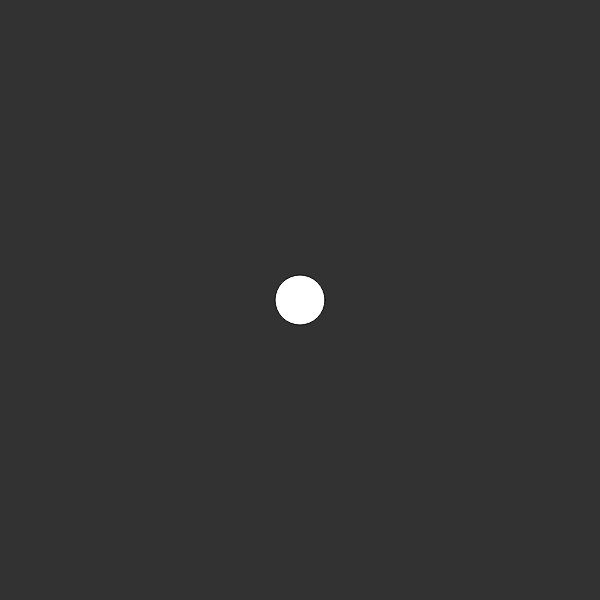
Frame 1 (no input)
Frame 60 (no input): identical to frame 1, image omitted
Frame 120 (the mouse pressed at the canvas centre since frame 60): identical to frame 1, image omitted

The p5.js sketch that drew this single still picture (run headless with seeded random() and noise() and a simulated clock; from frame 60 on, the mouse is pressed at the canvas centre):

// p5.js sketch
// ── sketch.js
function setup() {
    // Creamos un lienzo (canvas) de 600 píxeles de ancho por 600 de alto
    createCanvas(600, 600);
}

function draw() {
    // Pintamos el fondo de color gris oscuro (escala de 0 a 255)
    background(50);

    // Elegimos el color blanco para rellenar lo que dibujemos a partir de ahora
    fill(255);

    // Dibujamos un círculo de prueba en el medio del lienzo
    // Parámetros: (Posición X, Posición Y, Diámetro)
    circle(300, 300, 50);
}
